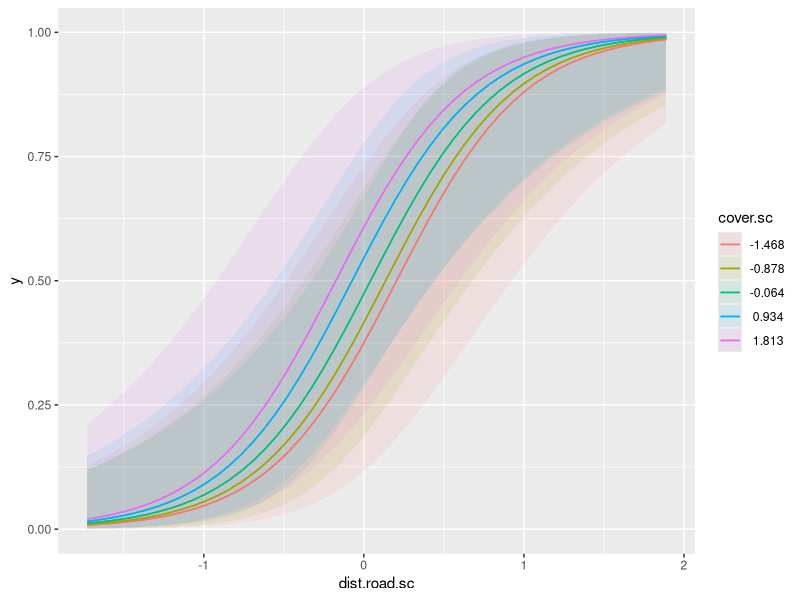
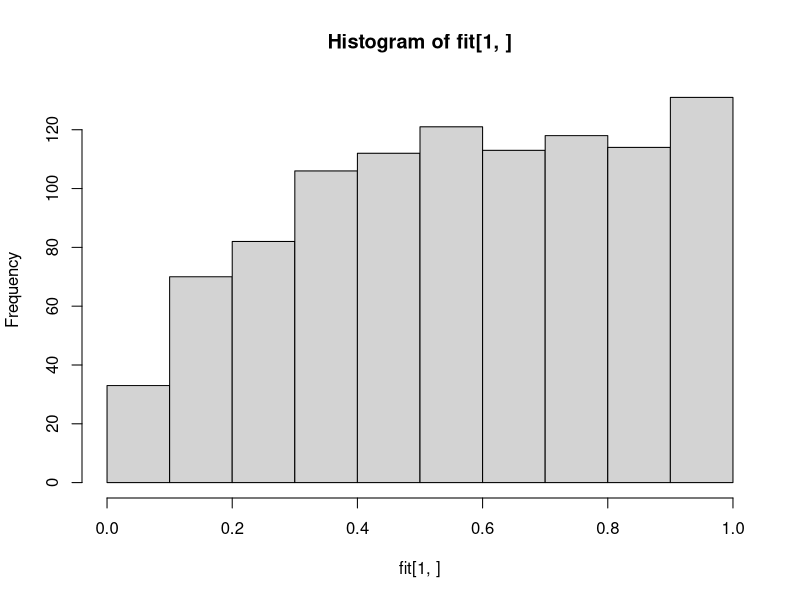
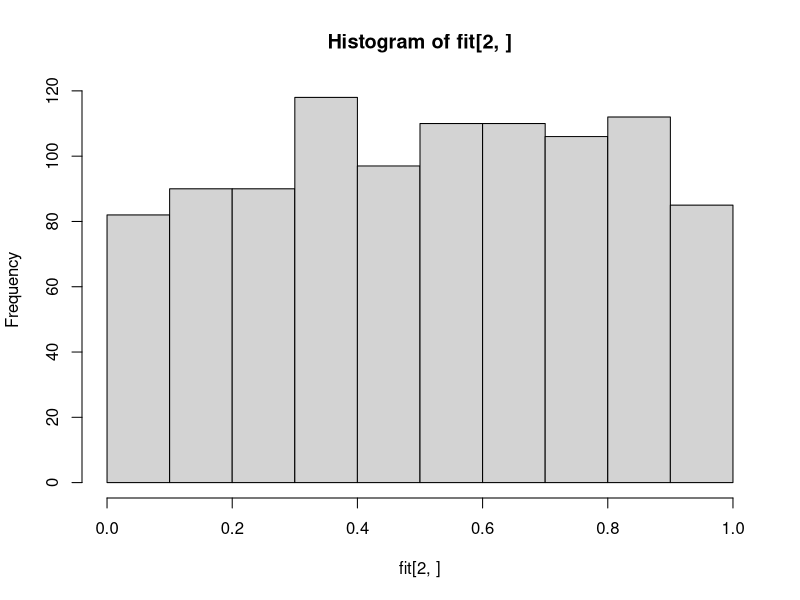

Write the R code that produced these figures, in order.
#Simulate occurence data for lynx

n = 50
set.seed(43243)
dist.road = runif(n, 20, 2000)
cover = runif(n, 0, 1)

dist.road.sc=scale(dist.road)
cover.sc=scale(cover)

X = model.matrix(~dist.road.sc+cover.sc)

beta = c(0, 2, 1)

lt = X%*%beta
p = plogis(lt)

set.seed(5435)
y =rbinom(n, 1,prob=p)

y

model = glm(y~dist.road.sc+cover.sc, family = binomial(link="logit"))
summary(model)
marginaleffects::plot_predictions(model,condition=c("dist.road.sc","cover.sc"))


###################
#simulation
n.sim=1000

n = 50
dist.road2 = rnorm(n)
cover2 = rnorm(n)

X2 = model.matrix(~dist.road2+cover2)

beta2 = c(-0.08, 2.5, 0.29)

lt2 = X2%*%beta2
p2 = plogis(lt2)

y =replicate(n.sim,rbinom(n, 1,prob=p))
dim(y)

fit = apply(y,2,FUN=function(x){
  m = glm(x~dist.road2+cover2)
  c(summary(m)$coef[2,4],
  summary(m)$coef[3,4])
  
})

dim(fit)

hist(fit[1,])
hist(fit[2,])

length(which(fit[1,]<0.05))/ncol(fit)

length(which(fit[2,]<0.05))/ncol(fit)
